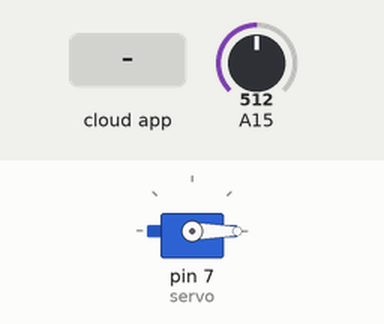
This sketch was run on a simulated Arduino Mega 2560, built with avr-gcc and run on an emulated ATmega2560. Parts: servo. Inputs (shaded band) come from the test bench; at power-on: A15 = 512. The ROS host is connected and sends only what is stated.

Above: at 1.2 s.
1.3 s: the phone or cloud app sets servo to 45
At 2.5 s:
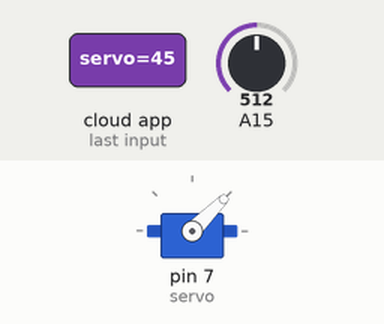
2.8 s: the phone or cloud app sets servo to 90
At 4.0 s:
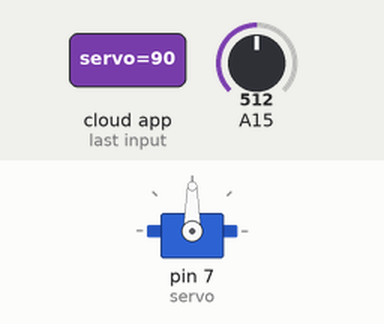
4.3 s: the phone or cloud app sets servo to 180
At 5.4 s:
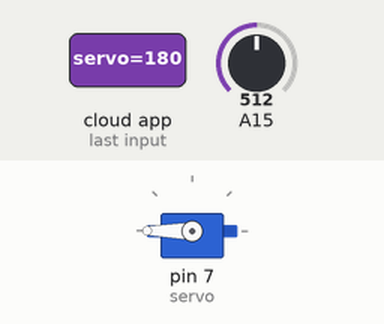
5.8 s: the phone or cloud app sets servo to 0
At 6.9 s:
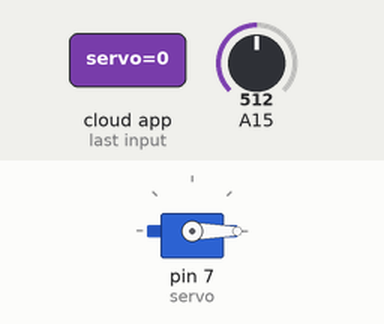
Timing chart, 0 to 8.3 s (numbered marks = the images above; inputs shaded):
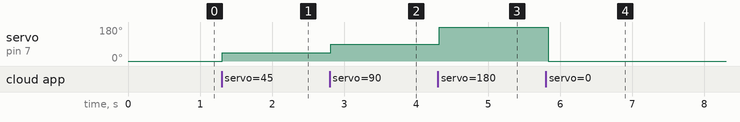

The sketch:

ArduinoMega.ino
```cpp
#include<Servo.h>
#include<ros.h>
#include<std_msgs/UInt16.h>
#include <std_msgs/Bool.h>

int contact;

std_msgs::Bool ordreDepart;

ros::NodeHandle nc;

void servo_f(const std_msgs::UInt16& cmd_msg);

ros::Subscriber<std_msgs::UInt16> sub("servo", &servo_f);
ros::Publisher depart("depart", &ordreDepart);

Servo servo;

void servo_f(const std_msgs::UInt16& cmd_msg){
    if(cmd_msg.data >=0 && cmd_msg.data <= 180){
        servo.write(cmd_msg.data);
    }
}

void verifierContacteur(){
  if(contact == 0){
    if(analogRead(A15)>600){
      for(int i=0;i<=5;i++){
        if(analogRead(A15)<600){
          i=6;
        }
        if(i==5){
           contact = 1;
           ordreDepart.data = true;
           depart.publish(&ordreDepart);
        }
      }
    }
  }
  if(contact == 1){
    if(analogRead(A15)<100){
      contact = 0;
      ordreDepart.data = false;
      depart.publish(&ordreDepart);
    }
  }
}

void setup(){

  //Contacteur
  contact = 0;
  pinMode(A15,INPUT);

  nc.initNode();
  nc.advertise(depart);

  ordreDepart.data = false;

  //Servomoteurs
  Serial.begin(57600);

  servo.attach(7);
  servo.write(0);

  nc.subscribe(sub);
}

void loop()
{
  delay(100);
  verifierContacteur();
  nc.spinOnce();
}
```

Measured:
- after the input at 1.3 s, servo on pin 7 (servo): 0° → 45° at once
- after the input at 2.8 s, servo on pin 7 (servo): 45° → 90° at once
- after the input at 4.3 s, servo on pin 7 (servo): 90° → 180° at once
- after the input at 5.8 s, servo on pin 7 (servo): 180° → 0° at once
